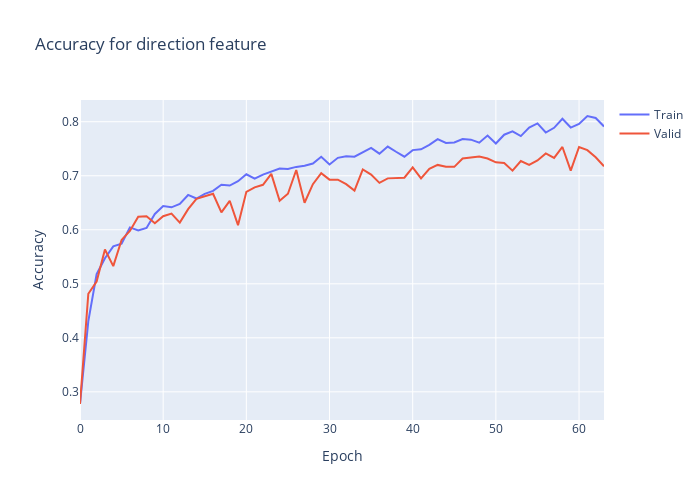

Notebook source saved alongside this figure:
### Code cell
plt.clf()
fig = go.Figure()
fig.add_trace(go.Scatter(
                    y=history.history['direction_output_accuracy'],
                    name='Train'))
fig.add_trace(go.Scatter(
                    y=history.history['val_direction_output_accuracy'],
                    name='Valid'))
fig.update_layout(height=500, 
                  width=700,
                  title='Accuracy for direction feature',
                  xaxis_title='Epoch',
                  yaxis_title='Accuracy')
fig.show()

### Figure 1 — Plotly figure (JSON) as saved in the notebook; plotly's stock layout.template omitted (floating-point values rounded to 4 significant figures)
{"data": [{"name": "Train", "type": "scatter", "y": [0.2775, 0.4308, 0.5178, 0.5474, 0.5692, 0.5743, 0.6044, 0.5988, 0.6034, 0.6293, 0.6441, 0.6415, 0.6477, 0.6645, 0.6578, 0.6665, 0.6721, 0.6833, 0.6818, 0.6899, 0.7026, 0.6945, 0.7021, 0.7077, 0.7133, 0.7123, 0.7164, 0.7184, 0.7225, 0.7352, 0.721, 0.7332, 0.7363, 0.7352, 0.7434, 0.7515, 0.7408, 0.7541, 0.7444, 0.7352, 0.7475, 0.749, 0.7571, 0.7678, 0.7607, 0.7617, 0.7678, 0.7668, 0.7612, 0.7744, 0.7597, 0.776, 0.7821, 0.7734, 0.7892, 0.7968, 0.78, 0.7887, 0.8055, 0.7892, 0.7958, 0.8106, 0.807, 0.7912]}, {"name": "Valid", "type": "scatter", "y": [0.2776, 0.4816, 0.5042, 0.5635, 0.5326, 0.5813, 0.5979, 0.624, 0.6251, 0.6121, 0.6251, 0.6299, 0.6133, 0.6382, 0.6572, 0.6619, 0.6667, 0.6323, 0.6536, 0.6085, 0.6702, 0.6785, 0.6833, 0.7034, 0.6536, 0.6667, 0.7106, 0.6501, 0.6845, 0.7046, 0.6928, 0.6928, 0.6845, 0.6726, 0.7117, 0.7023, 0.6868, 0.6951, 0.6963, 0.6963, 0.7153, 0.6951, 0.7129, 0.72, 0.7165, 0.7165, 0.7319, 0.7331, 0.7355, 0.7319, 0.7248, 0.7236, 0.7094, 0.7272, 0.72, 0.7284, 0.7414, 0.7331, 0.7533, 0.7094, 0.7533, 0.7473, 0.7343, 0.7177]}], "layout": {"height": 500, "title": {"text": "Accuracy for direction feature"}, "width": 700, "xaxis": {"title": {"text": "Epoch"}}, "yaxis": {"title": {"text": "Accuracy"}}}}
